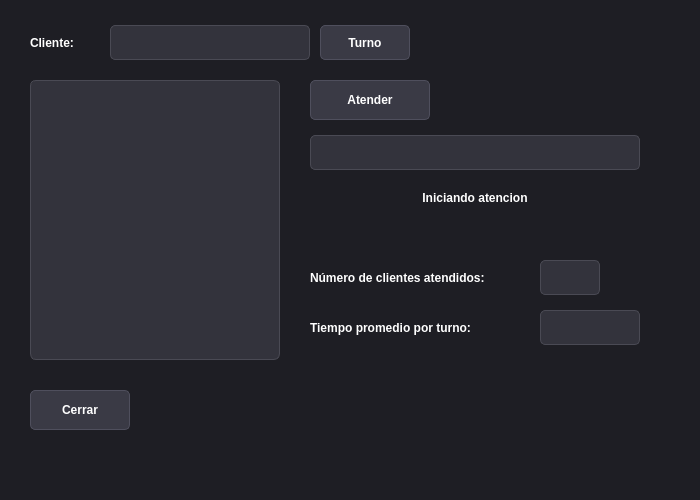
<?xml version="1.0" encoding="UTF-8"?>
<ui version="4.0">
 <class>Dialog</class>
 <widget class="QDialog" name="Dialog">
  <property name="geometry">
   <rect>
    <x>0</x>
    <y>0</y>
    <width>700</width>
    <height>500</height>
   </rect>
  </property>
  <property name="windowTitle">
   <string>Dialog</string>
  </property>
  <property name="styleSheet">
   <string notr="true">/* --- CONFIGURACIÓN GENERAL --- */
QWidget {
    background-color: #1e1e24;
    color: #e0e0e0;
    font-family: &quot;Segoe UI&quot;, &quot;Arial&quot;, sans-serif;
}

/* --- QLABEL (Etiquetas) --- */
QLabel {
    background-color: transparent;
    color: #ffffff;
    font-weight: 500;
}

/* --- QLINEEDIT (Campos de texto) --- */
QLineEdit {
    background-color: #33333c;
    color: #ffffff;
    border: 1px solid #4a4a54;
    border-radius: 5px;
    padding: 5px 8px;
}

QLineEdit:focus {
    border: 1px solid #007acc;
    background-color: #3a3a46;
}

/* --- QPUSHBUTTON (Botones) --- */
QPushButton {
    background-color: #3a3a45;
    color: #ffffff;
    border: 1px solid #4f4f5d;
    border-radius: 5px;
    padding: 6px 12px;
    font-weight: bold;
}

QPushButton:hover {
    background-color: #4a4a57;
    border: 1px solid #007acc;
}

QPushButton:pressed {
    background-color: #23232a;
    border: 1px solid #005999;
}

QPushButton:disabled {
    background-color: #2a2a32;
    color: #666666;
    border: 1px solid #3a3a42;
}

/* --- QLISTWIDGET (Listas) --- */
QListWidget {
    background-color: #33333c;
    border: 1px solid #4a4a54;
    border-radius: 6px;
    padding: 5px;
}

QListWidget::item {
    padding: 8px;
    border-radius: 4px;
    color: #e0e0e0;
}

QListWidget::item:hover {
    background-color: #40404c;
    color: #ffffff;
}

QListWidget::item:selected {
    background-color: #007acc;
    color: #ffffff;
}

/* Ajuste para la barra de desplazamiento */
QScrollBar:vertical {
    background: #1e1e24;
    width: 10px;
    margin: 0px;
}

QScrollBar::handle:vertical {
    background: #4f4f5d;
    min-height: 20px;
    border-radius: 5px;
}

QScrollBar::handle:vertical:hover {
    background: #007acc;
}

QScrollBar::add-line:vertical, QScrollBar::sub-line:vertical {
    background: none;
    height: 0px;
}</string>
  </property>
  
  <widget class="QListWidget" name="listWidget">
   <property name="geometry">
    <rect>
     <x>30</x>
     <y>80</y>
     <width>250</width>
     <height>280</height>
    </rect>
   </property>
  </widget>
  
  <widget class="QLabel" name="label">
   <property name="geometry">
    <rect>
     <x>30</x>
     <y>25</y>
     <width>80</width>
     <height>35</height>
    </rect>
   </property>
   <property name="text">
    <string>Cliente:</string>
   </property>
   <property name="alignment">
    <set>Qt::AlignLeading|Qt::AlignLeft|Qt::AlignVCenter</set>
   </property>
  </widget>
  <widget class="QLineEdit" name="lineEdit">
   <property name="geometry">
    <rect>
     <x>110</x>
     <y>25</y>
     <width>200</width>
     <height>35</height>
    </rect>
   </property>
  </widget>
  <widget class="QPushButton" name="pushButton">
   <property name="geometry">
    <rect>
     <x>320</x>
     <y>25</y>
     <width>90</width>
     <height>35</height>
    </rect>
   </property>
   <property name="text">
    <string>Turno</string>
   </property>
  </widget>
  
  <widget class="QPushButton" name="pushButton_2">
   <property name="geometry">
    <rect>
     <x>310</x>
     <y>80</y>
     <width>120</width>
     <height>40</height>
    </rect>
   </property>
   <property name="text">
    <string>Atender</string>
   </property>
  </widget>
  
  <widget class="QLineEdit" name="lineEdit_2">
   <property name="geometry">
    <rect>
     <x>310</x>
     <y>135</y>
     <width>330</width>
     <height>35</height>
    </rect>
   </property>
  </widget>
  
  <widget class="QLabel" name="label_4">
   <property name="geometry">
    <rect>
     <x>310</x>
     <y>180</y>
     <width>330</width>
     <height>35</height>
    </rect>
   </property>
   <property name="text">
    <string>Iniciando atencion</string>
   </property>
   <property name="alignment">
    <set>Qt::AlignCenter</set>
   </property>
  </widget>
  
  <widget class="QPushButton" name="pushButton_3">
   <property name="geometry">
    <rect>
     <x>30</x>
     <y>390</y>
     <width>100</width>
     <height>40</height>
    </rect>
   </property>
   <property name="text">
    <string>Cerrar</string>
   </property>
  </widget>
  
  <widget class="QLabel" name="label_2">
   <property name="geometry">
    <rect>
     <x>310</x>
     <y>260</y>
     <width>220</width>
     <height>35</height>
    </rect>
   </property>
   <property name="text">
    <string>Número de clientes atendidos:</string>
   </property>
   <property name="alignment">
    <set>Qt::AlignLeading|Qt::AlignLeft|Qt::AlignVCenter</set>
   </property>
  </widget>
  <widget class="QLineEdit" name="lineEdit_3">
   <property name="geometry">
    <rect>
     <x>540</x>
     <y>260</y>
     <width>60</width>
     <height>35</height>
    </rect>
   </property>
  </widget>
  
  <widget class="QLabel" name="label_3">
   <property name="geometry">
    <rect>
     <x>310</x>
     <y>310</y>
     <width>220</width>
     <height>35</height>
    </rect>
   </property>
   <property name="text">
    <string>Tiempo promedio por turno:</string>
   </property>
   <property name="alignment">
    <set>Qt::AlignLeading|Qt::AlignLeft|Qt::AlignVCenter</set>
   </property>
  </widget>
  <widget class="QLineEdit" name="lineEdit_4">
   <property name="geometry">
    <rect>
     <x>540</x>
     <y>310</y>
     <width>100</width>
     <height>35</height>
    </rect>
   </property>
  </widget>
  
 </widget>
 <resources/>
 <connections/>
</ui>
